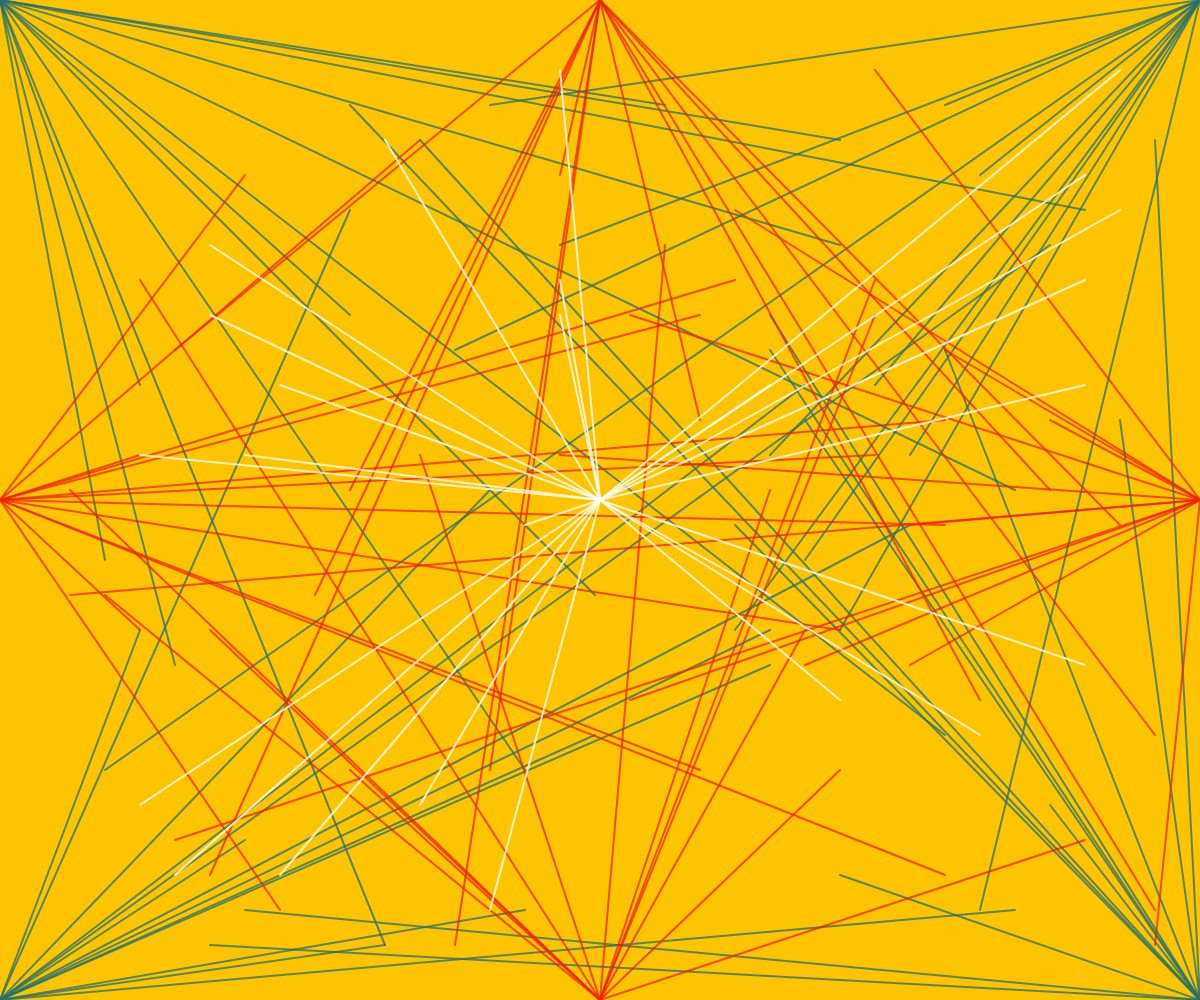
Frame 1 (no input)
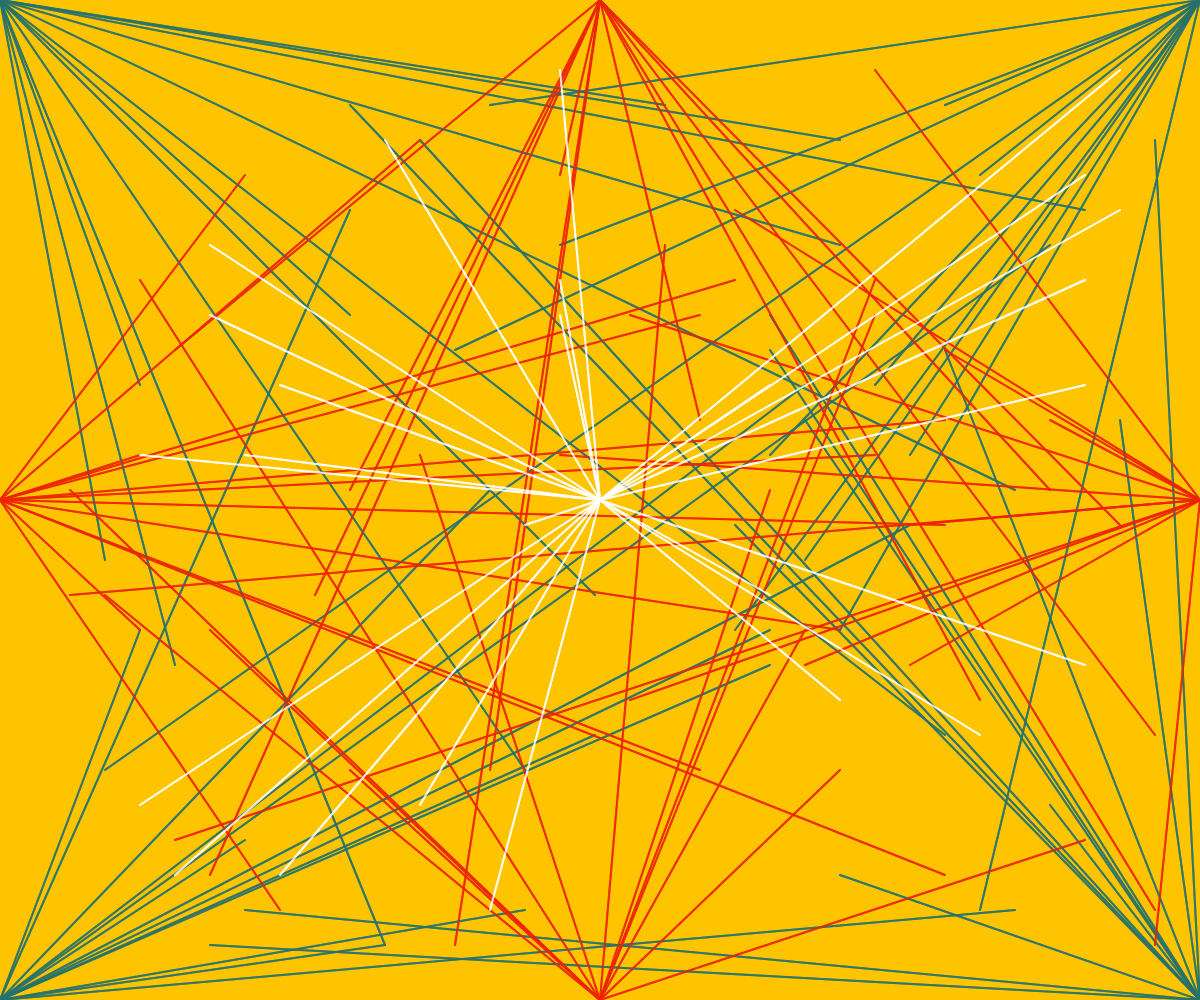
Frame 2 (the mouse pressed at the canvas centre, redrawn once)

The p5.js sketch that drew these frames (run headless with seeded random() and noise() and a simulated clock; the mouse was pressed at the canvas centre and the sketch redrawn once):

// p5.js sketch
// ── sketch.js
// Sol Lewitt's Wall Drawing #280 in p5.js by Sohan Murthy

//A six-inch (15cm) grid covering a yellow wall.
//Blue lines from the four corners,
//red lines from the midpoints of the four sides,
//white lines from the center to points on the grid

// Original: January 1976


var drawLinesEdgesTopLeft = [];
var drawLinesEdgesTopRight = [];
var drawLinesEdgesBottomRight = [];
var drawLinesEdgesBottomLeft = [];

var drawLinesTopCenter = [];
var drawLinesBottomCenter = [];
var drawLinesLeftCenter = [];
var drawLinesRightCenter = [];

var drawLinesCenter = [];

var screenRatio;
var interval;
var boundary;

function setup(){

  createCanvas(windowWidth, windowHeight);
  background(255,196,0);

  screenRatio = floor((width*height)/10000);

  if(screenRatio <= 25){
    screenRatio = 15;
  } else if(screenRatio >= 35) {
    screenRatio = 35;
  } else{
    screenRatio = screenRatio;
  }

  interval = screenRatio;
  boundary = screenRatio*1.5;

  // twelve lines from the midpoint of each of the sides,
  // twelve lines from each corner.
  for(var i = 0; i <= 12; i++){
    drawLinesEdgesTopLeft.push(new DrawLine(37,113,109,190));
    drawLinesEdgesTopRight.push(new DrawLine(37,113,109,190));
    drawLinesEdgesBottomRight.push(new DrawLine(37,113,109,190));
    drawLinesEdgesBottomLeft.push(new DrawLine(37,113,109,190));

    drawLinesTopCenter.push(new DrawLine(237,35,0,190));
    drawLinesBottomCenter.push(new DrawLine(237,35,0,190));
    drawLinesLeftCenter.push(new DrawLine(237,35,0,190));
    drawLinesRightCenter.push(new DrawLine(237,35,0,190));

  }


  for(var i = 0; i <= 24; i++){
    drawLinesCenter.push(new DrawLine(255,255,255,200));
  }

  noLoop();

}


function draw(){

// twelve lines from each corner.

  for(var i = 0; i < drawLinesEdgesTopLeft.length; i++){
    drawLinesEdgesTopLeft[i].display(0,0);
  }

  for(var i = 0; i < drawLinesEdgesTopRight.length; i++){
    drawLinesEdgesTopRight[i].display(width,0);
  }

  for(var i = 0; i < drawLinesEdgesBottomRight.length; i++){
    drawLinesEdgesBottomRight[i].display(width,height);
  }

  for(var i = 0; i < drawLinesEdgesBottomLeft.length; i++){
    drawLinesEdgesBottomLeft[i].display(0,height);
  }

  // twelve lines from the midpoint of each of the sides,

  for(var i = 0; i < drawLinesTopCenter.length; i++){
    drawLinesTopCenter[i].display(width/2,0);
  }

  for(var i = 0; i < drawLinesBottomCenter.length; i++){
    drawLinesBottomCenter[i].display(width/2,height);
  }

  for(var i = 0; i < drawLinesLeftCenter.length; i++){
    drawLinesLeftCenter[i].display(0,height/2);
  }

  for(var i = 0; i < drawLinesRightCenter.length; i++){
    drawLinesRightCenter[i].display(width,height/2);
  }

// Twenty-four lines from the center,

  for(var i = 0; i < drawLinesCenter.length; i++){
    drawLinesCenter[i].display(width/2,height/2);
  }

}





function DrawLine (_R, _G, _B, _A){

  this.r = _R;
  this.g = _G;
  this.b = _B;
  this.a = _A;

  this.xDest = Math.ceil(random(boundary, width-boundary)/interval)*interval;
  this.yDest = Math.ceil(random(boundary, height-boundary)/interval)*interval;

  this.display = function(xOrigin, yOrigin){
    this.x = xOrigin;
    this.y = yOrigin;

    //diagnostic that end points are in a grid
    // noStroke();
    // fill(255,0,0);
    // ellipse(this.xDest, this.yDest, 10, 10);

    stroke(this.r, this.g, this.b, this.a);
    strokeWeight(2);
    line(this.x, this.y, this.xDest, this.yDest);

  }
}
